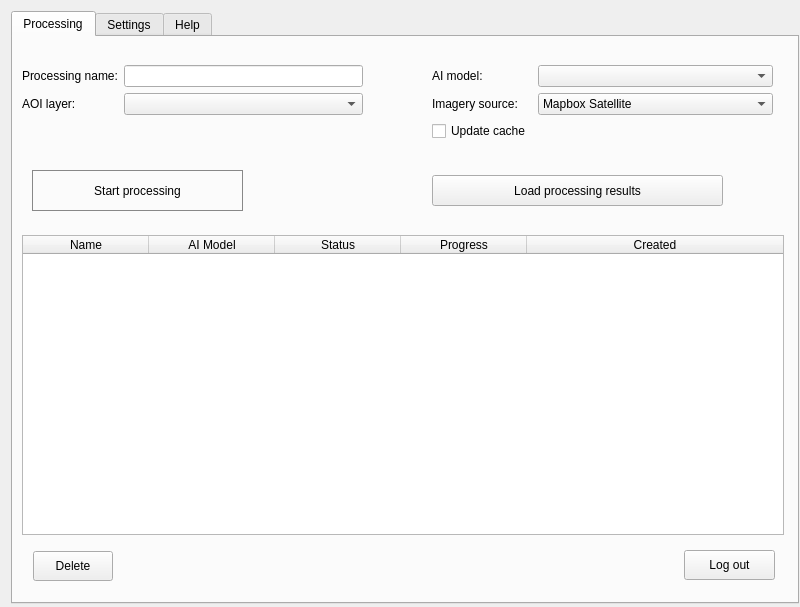
<?xml version="1.0" encoding="UTF-8"?>
<ui version="4.0">
 <class>Dialog</class>
 <widget class="QDialog" name="Dialog">
  <property name="geometry">
   <rect>
    <x>0</x>
    <y>0</y>
    <width>800</width>
    <height>607</height>
   </rect>
  </property>
  <property name="sizePolicy">
   <sizepolicy hsizetype="Fixed" vsizetype="Expanding">
    <horstretch>0</horstretch>
    <verstretch>0</verstretch>
   </sizepolicy>
  </property>
  <property name="minimumSize">
   <size>
    <width>800</width>
    <height>600</height>
   </size>
  </property>
  <property name="maximumSize">
   <size>
    <width>807</width>
    <height>607</height>
   </size>
  </property>
  <property name="windowTitle">
   <string>Geoalert</string>
  </property>
  <property name="sizeGripEnabled">
   <bool>false</bool>
  </property>
  <widget class="QTabWidget" name="tabWidget">
   <property name="geometry">
    <rect>
     <x>11</x>
     <y>11</y>
     <width>788</width>
     <height>593</height>
    </rect>
   </property>
   <property name="sizePolicy">
    <sizepolicy hsizetype="Fixed" vsizetype="Fixed">
     <horstretch>0</horstretch>
     <verstretch>0</verstretch>
    </sizepolicy>
   </property>
   <property name="minimumSize">
    <size>
     <width>785</width>
     <height>585</height>
    </size>
   </property>
   <property name="currentIndex">
    <number>0</number>
   </property>
   <widget class="QWidget" name="processingsTab">
    <attribute name="title">
     <string>Processing</string>
    </attribute>
    <layout class="QGridLayout" name="processingsTabGridLayout">
     <item row="1" column="0">
      <widget class="QWidget" name="widget" native="true">
       <property name="sizePolicy">
        <sizepolicy hsizetype="Expanding" vsizetype="Fixed">
         <horstretch>0</horstretch>
         <verstretch>0</verstretch>
        </sizepolicy>
       </property>
       <property name="minimumSize">
        <size>
         <width>300</width>
         <height>165</height>
        </size>
       </property>
       <widget class="QPushButton" name="ButtonUpload">
        <property name="geometry">
         <rect>
          <x>10</x>
          <y>115</y>
          <width>211</width>
          <height>41</height>
         </rect>
        </property>
        <property name="font">
         <font>
          <weight>50</weight>
          <bold>false</bold>
         </font>
        </property>
        <property name="autoFillBackground">
         <bool>false</bool>
        </property>
        <property name="styleSheet">
         <string notr="true">border: 1px solid #888;</string>
        </property>
        <property name="text">
         <string>Start processing</string>
        </property>
       </widget>
       <widget class="QPushButton" name="ButtonDownload">
        <property name="geometry">
         <rect>
          <x>410</x>
          <y>120</y>
          <width>291</width>
          <height>31</height>
         </rect>
        </property>
        <property name="text">
         <string>Load processing results</string>
        </property>
       </widget>
       <widget class="QWidget" name="layoutWidget">
        <property name="geometry">
         <rect>
          <x>410</x>
          <y>10</y>
          <width>341</width>
          <height>101</height>
         </rect>
        </property>
        <layout class="QFormLayout" name="formLayout_5">
         <item row="0" column="0">
          <widget class="QLabel" name="label_2">
           <property name="text">
            <string>AI model:</string>
           </property>
          </widget>
         </item>
         <item row="0" column="1">
          <widget class="QComboBox" name="ai_model">
           <property name="sizePolicy">
            <sizepolicy hsizetype="Expanding" vsizetype="Fixed">
             <horstretch>0</horstretch>
             <verstretch>0</verstretch>
            </sizepolicy>
           </property>
          </widget>
         </item>
         <item row="1" column="0">
          <widget class="QLabel" name="label_22">
           <property name="text">
            <string>Imagery source:</string>
           </property>
          </widget>
         </item>
         <item row="1" column="1">
          <widget class="QComboBox" name="rasterCombo">
           <property name="sizePolicy">
            <sizepolicy hsizetype="Expanding" vsizetype="Fixed">
             <horstretch>0</horstretch>
             <verstretch>0</verstretch>
            </sizepolicy>
           </property>
           <property name="toolTip">
            <string notr="true"/>
           </property>
           <item>
            <property name="text">
             <string>Mapbox Satellite</string>
            </property>
           </item>
           <item>
            <property name="text">
             <string>Custom (in settings)</string>
            </property>
           </item>
           <item>
            <property name="text">
             <string>Open new .tif</string>
            </property>
           </item>
          </widget>
         </item>
         <item row="2" column="0">
          <widget class="QCheckBox" name="checkUp">
           <property name="text">
            <string>Update cache</string>
           </property>
          </widget>
         </item>
        </layout>
       </widget>
       <widget class="QWidget" name="layoutWidget_2">
        <property name="geometry">
         <rect>
          <x>0</x>
          <y>10</y>
          <width>341</width>
          <height>67</height>
         </rect>
        </property>
        <layout class="QFormLayout" name="formLayout">
         <item row="0" column="0">
          <widget class="QLabel" name="label_9">
           <property name="text">
            <string>Processing name:</string>
           </property>
          </widget>
         </item>
         <item row="0" column="1">
          <widget class="QLineEdit" name="NewLayName">
           <property name="minimumSize">
            <size>
             <width>129</width>
             <height>0</height>
            </size>
           </property>
           <property name="text">
            <string/>
           </property>
          </widget>
         </item>
         <item row="1" column="0">
          <widget class="QLabel" name="label_8">
           <property name="text">
            <string>AOI layer:</string>
           </property>
          </widget>
         </item>
         <item row="1" column="1">
          <widget class="QComboBox" name="polygonCombo"/>
         </item>
        </layout>
       </widget>
      </widget>
     </item>
     <item row="2" column="0">
      <widget class="QTableWidget" name="processingsTable">
       <property name="sizePolicy">
        <sizepolicy hsizetype="Fixed" vsizetype="Minimum">
         <horstretch>0</horstretch>
         <verstretch>0</verstretch>
        </sizepolicy>
       </property>
       <property name="minimumSize">
        <size>
         <width>762</width>
         <height>300</height>
        </size>
       </property>
       <property name="maximumSize">
        <size>
         <width>16777215</width>
         <height>300</height>
        </size>
       </property>
       <property name="baseSize">
        <size>
         <width>0</width>
         <height>0</height>
        </size>
       </property>
       <property name="mouseTracking">
        <bool>false</bool>
       </property>
       <property name="focusPolicy">
        <enum>Qt::NoFocus</enum>
       </property>
       <property name="sizeAdjustPolicy">
        <enum>QAbstractScrollArea::AdjustIgnored</enum>
       </property>
       <property name="editTriggers">
        <set>QAbstractItemView::NoEditTriggers</set>
       </property>
       <property name="alternatingRowColors">
        <bool>true</bool>
       </property>
       <property name="selectionBehavior">
        <enum>QAbstractItemView::SelectRows</enum>
       </property>
       <property name="sortingEnabled">
        <bool>true</bool>
       </property>
       <property name="columnCount">
        <number>5</number>
       </property>
       <attribute name="horizontalHeaderCascadingSectionResizes">
        <bool>false</bool>
       </attribute>
       <attribute name="horizontalHeaderMinimumSectionSize">
        <number>67</number>
       </attribute>
       <attribute name="horizontalHeaderDefaultSectionSize">
        <number>126</number>
       </attribute>
       <attribute name="horizontalHeaderShowSortIndicator" stdset="0">
        <bool>true</bool>
       </attribute>
       <attribute name="horizontalHeaderStretchLastSection">
        <bool>true</bool>
       </attribute>
       <column>
        <property name="text">
         <string>Name</string>
        </property>
        <property name="textAlignment">
         <set>AlignCenter</set>
        </property>
       </column>
       <column>
        <property name="text">
         <string>AI Model</string>
        </property>
        <property name="textAlignment">
         <set>AlignCenter</set>
        </property>
       </column>
       <column>
        <property name="text">
         <string>Status</string>
        </property>
        <property name="textAlignment">
         <set>AlignCenter</set>
        </property>
       </column>
       <column>
        <property name="text">
         <string>Progress</string>
        </property>
        <property name="textAlignment">
         <set>AlignCenter</set>
        </property>
       </column>
       <column>
        <property name="text">
         <string>Created</string>
        </property>
        <property name="textAlignment">
         <set>AlignCenter</set>
        </property>
       </column>
      </widget>
     </item>
     <item row="3" column="0">
      <widget class="QWidget" name="processingsController" native="true">
       <property name="sizePolicy">
        <sizepolicy hsizetype="MinimumExpanding" vsizetype="Fixed">
         <horstretch>0</horstretch>
         <verstretch>0</verstretch>
        </sizepolicy>
       </property>
       <property name="minimumSize">
        <size>
         <width>0</width>
         <height>34</height>
        </size>
       </property>
       <property name="sizeIncrement">
        <size>
         <width>0</width>
         <height>0</height>
        </size>
       </property>
       <property name="baseSize">
        <size>
         <width>0</width>
         <height>0</height>
        </size>
       </property>
       <widget class="QPushButton" name="ButtonDel">
        <property name="geometry">
         <rect>
          <x>11</x>
          <y>1</y>
          <width>80</width>
          <height>30</height>
         </rect>
        </property>
        <property name="styleSheet">
         <string notr="true"/>
        </property>
        <property name="text">
         <string>Delete</string>
        </property>
       </widget>
       <widget class="QPushButton" name="logoutButton">
        <property name="geometry">
         <rect>
          <x>662</x>
          <y>0</y>
          <width>91</width>
          <height>30</height>
         </rect>
        </property>
        <property name="visible">
         <bool>true</bool>
        </property>
        <property name="styleSheet">
         <string notr="true"/>
        </property>
        <property name="text">
         <string>Log out</string>
        </property>
       </widget>
      </widget>
     </item>
    </layout>
   </widget>
   <widget class="QWidget" name="tab_4">
    <attribute name="title">
     <string>Settings</string>
    </attribute>
    <widget class="QWidget" name="widget_4" native="true">
     <property name="geometry">
      <rect>
       <x>20</x>
       <y>12</y>
       <width>761</width>
       <height>205</height>
      </rect>
     </property>
     <property name="sizePolicy">
      <sizepolicy hsizetype="Preferred" vsizetype="Fixed">
       <horstretch>0</horstretch>
       <verstretch>0</verstretch>
      </sizepolicy>
     </property>
     <property name="minimumSize">
      <size>
       <width>0</width>
       <height>205</height>
      </size>
     </property>
     <widget class="QCheckBox" name="custom_provider_limit_zoom">
      <property name="enabled">
       <bool>true</bool>
      </property>
      <property name="geometry">
       <rect>
        <x>610</x>
        <y>130</y>
        <width>141</width>
        <height>20</height>
       </rect>
      </property>
      <property name="text">
       <string>Max zoom 14</string>
      </property>
      <property name="checked">
       <bool>true</bool>
      </property>
     </widget>
     <widget class="QPushButton" name="button_preview">
      <property name="geometry">
       <rect>
        <x>630</x>
        <y>80</y>
        <width>91</width>
        <height>41</height>
       </rect>
      </property>
      <property name="text">
       <string>Preview</string>
      </property>
     </widget>
     <widget class="QCheckBox" name="custom_provider_save_auth">
      <property name="geometry">
       <rect>
        <x>340</x>
        <y>162</y>
        <width>201</width>
        <height>20</height>
       </rect>
      </property>
      <property name="text">
       <string>Save Login/Password</string>
      </property>
     </widget>
     <widget class="Line" name="line_5">
      <property name="geometry">
       <rect>
        <x>5</x>
        <y>52</y>
        <width>751</width>
        <height>16</height>
       </rect>
      </property>
      <property name="orientation">
       <enum>Qt::Horizontal</enum>
      </property>
     </widget>
     <widget class="QWidget" name="layoutWidget">
      <property name="geometry">
       <rect>
        <x>10</x>
        <y>70</y>
        <width>571</width>
        <height>54</height>
       </rect>
      </property>
      <layout class="QGridLayout" name="gridLayout_2">
       <property name="horizontalSpacing">
        <number>30</number>
       </property>
       <property name="verticalSpacing">
        <number>2</number>
       </property>
       <item row="0" column="0">
        <widget class="QLabel" name="label_34">
         <property name="text">
          <string>Custom imagery provider URL:</string>
         </property>
        </widget>
       </item>
       <item row="0" column="1">
        <widget class="QLabel" name="label_29">
         <property name="text">
          <string>Source type:</string>
         </property>
        </widget>
       </item>
       <item row="1" column="0">
        <widget class="QLineEdit" name="custom_provider_url">
         <property name="text">
          <string/>
         </property>
        </widget>
       </item>
       <item row="1" column="1">
        <widget class="QComboBox" name="custom_provider_type">
         <property name="toolTip">
          <string notr="true"/>
         </property>
         <item>
          <property name="text">
           <string notr="true">xyz</string>
          </property>
         </item>
         <item>
          <property name="text">
           <string>tms</string>
          </property>
         </item>
         <item>
          <property name="text">
           <string>wms</string>
          </property>
         </item>
        </widget>
       </item>
      </layout>
     </widget>
     <widget class="QWidget" name="layoutWidget">
      <property name="geometry">
       <rect>
        <x>10</x>
        <y>133</y>
        <width>320</width>
        <height>67</height>
       </rect>
      </property>
      <layout class="QFormLayout" name="formLayout_2">
       <item row="0" column="0">
        <widget class="QLabel" name="label_46">
         <property name="text">
          <string>Login:</string>
         </property>
        </widget>
       </item>
       <item row="0" column="1">
        <widget class="QLineEdit" name="custom_provider_login">
         <property name="text">
          <string/>
         </property>
        </widget>
       </item>
       <item row="1" column="0">
        <widget class="QLabel" name="label_45">
         <property name="text">
          <string>Password:</string>
         </property>
        </widget>
       </item>
       <item row="1" column="1">
        <widget class="QgsPasswordLineEdit" name="custom_provider_password">
         <property name="text">
          <string/>
         </property>
        </widget>
       </item>
      </layout>
     </widget>
     <widget class="QWidget" name="layoutWidget">
      <property name="geometry">
       <rect>
        <x>13</x>
        <y>0</y>
        <width>481</width>
        <height>51</height>
       </rect>
      </property>
      <layout class="QHBoxLayout" name="horizontalLayout">
       <property name="spacing">
        <number>7</number>
       </property>
       <item>
        <widget class="QLabel" name="label_28">
         <property name="text">
          <string>Output directory:</string>
         </property>
        </widget>
       </item>
       <item>
        <widget class="QLineEdit" name="output_directory"/>
       </item>
       <item>
        <widget class="QPushButton" name="but_dir">
         <property name="text">
          <string>...</string>
         </property>
        </widget>
       </item>
      </layout>
     </widget>
    </widget>
    <widget class="QFrame" name="frame">
     <property name="enabled">
      <bool>true</bool>
     </property>
     <property name="geometry">
      <rect>
       <x>20</x>
       <y>246</y>
       <width>681</width>
       <height>300</height>
      </rect>
     </property>
     <property name="minimumSize">
      <size>
       <width>0</width>
       <height>280</height>
      </size>
     </property>
     <property name="frameShape">
      <enum>QFrame::StyledPanel</enum>
     </property>
     <property name="frameShadow">
      <enum>QFrame::Raised</enum>
     </property>
     <widget class="QWidget" name="widget_3" native="true">
      <property name="geometry">
       <rect>
        <x>13</x>
        <y>13</y>
        <width>531</width>
        <height>111</height>
       </rect>
      </property>
      <property name="sizePolicy">
       <sizepolicy hsizetype="Preferred" vsizetype="Fixed">
        <horstretch>0</horstretch>
        <verstretch>0</verstretch>
       </sizepolicy>
      </property>
      <property name="minimumSize">
       <size>
        <width>0</width>
        <height>90</height>
       </size>
      </property>
      <widget class="QPushButton" name="ButWFS">
       <property name="geometry">
        <rect>
         <x>330</x>
         <y>50</y>
         <width>191</width>
         <height>31</height>
        </rect>
       </property>
       <property name="text">
        <string>Get image metadata</string>
       </property>
      </widget>
      <widget class="QPushButton" name="maxarStandardURL">
       <property name="geometry">
        <rect>
         <x>360</x>
         <y>0</y>
         <width>121</width>
         <height>31</height>
        </rect>
       </property>
       <property name="text">
        <string>Get URL</string>
       </property>
      </widget>
      <widget class="QWidget" name="layoutWidget">
       <property name="geometry">
        <rect>
         <x>0</x>
         <y>0</y>
         <width>321</width>
         <height>101</height>
        </rect>
       </property>
       <layout class="QFormLayout" name="formLayout_3">
        <property name="verticalSpacing">
         <number>2</number>
        </property>
        <item row="0" column="0">
         <widget class="QLabel" name="label_50">
          <property name="text">
           <string>Connect ID:</string>
          </property>
         </widget>
        </item>
        <item row="0" column="1">
         <widget class="QLineEdit" name="connectID">
          <property name="text">
           <string/>
          </property>
         </widget>
        </item>
        <item row="1" column="0">
         <widget class="QLabel" name="label_51">
          <property name="text">
           <string>Feature ID:</string>
          </property>
         </widget>
        </item>
        <item row="1" column="1">
         <widget class="QLineEdit" name="featureID">
          <property name="text">
           <string/>
          </property>
         </widget>
        </item>
        <item row="2" column="0">
         <widget class="QLabel" name="label_53">
          <property name="text">
           <string>AOI layer:</string>
          </property>
         </widget>
        </item>
        <item row="2" column="1">
         <widget class="QgsMapLayerComboBox" name="VMapLayerComboBox"/>
        </item>
       </layout>
       <zorder>label_50</zorder>
       <zorder>connectID</zorder>
       <zorder>label_51</zorder>
       <zorder>featureID</zorder>
       <zorder>VMapLayerComboBox</zorder>
       <zorder>label_53</zorder>
      </widget>
     </widget>
     <widget class="QTableWidget" name="tabListRast">
      <property name="geometry">
       <rect>
        <x>13</x>
        <y>120</y>
        <width>531</width>
        <height>180</height>
       </rect>
      </property>
      <property name="sizePolicy">
       <sizepolicy hsizetype="Preferred" vsizetype="Preferred">
        <horstretch>0</horstretch>
        <verstretch>0</verstretch>
       </sizepolicy>
      </property>
      <property name="mouseTracking">
       <bool>false</bool>
      </property>
     </widget>
    </widget>
    <widget class="QWidget" name="layoutWidget">
     <property name="geometry">
      <rect>
       <x>30</x>
       <y>209</y>
       <width>351</width>
       <height>31</height>
      </rect>
     </property>
     <layout class="QHBoxLayout" name="horizontalLayout_2">
      <item>
       <widget class="QCheckBox" name="checkMaxar">
        <property name="enabled">
         <bool>true</bool>
        </property>
        <property name="text">
         <string>Maxar SecureWatch:</string>
        </property>
        <property name="checked">
         <bool>false</bool>
        </property>
       </widget>
      </item>
      <item>
       <widget class="QLabel" name="label_3">
        <property name="text">
         <string>&lt;html&gt;&lt;head/&gt;&lt;body&gt;&lt;p&gt;&lt;a href=&quot;https://docs.mapflow.ai/docs_api/qgis_mapflow.html#how-to-connect-to-maxar-securewatch&quot;&gt;&lt;span style=&quot; text-decoration: underline; color:#0057ae;&quot;&gt;How to connect?&lt;/span&gt;&lt;/a&gt;&lt;/p&gt;&lt;/body&gt;&lt;/html&gt;</string>
        </property>
        <property name="textFormat">
         <enum>Qt::AutoText</enum>
        </property>
        <property name="wordWrap">
         <bool>true</bool>
        </property>
        <property name="openExternalLinks">
         <bool>true</bool>
        </property>
       </widget>
      </item>
     </layout>
    </widget>
   </widget>
   <widget class="QWidget" name="tab">
    <attribute name="title">
     <string>Help</string>
    </attribute>
    <layout class="QGridLayout" name="gridLayout_3">
     <item row="0" column="0">
      <widget class="QScrollArea" name="scrollArea">
       <property name="sizePolicy">
        <sizepolicy hsizetype="Expanding" vsizetype="Expanding">
         <horstretch>0</horstretch>
         <verstretch>1</verstretch>
        </sizepolicy>
       </property>
       <property name="widgetResizable">
        <bool>true</bool>
       </property>
       <widget class="QWidget" name="scrollAreaWidgetContents">
        <property name="geometry">
         <rect>
          <x>0</x>
          <y>0</y>
          <width>760</width>
          <height>531</height>
         </rect>
        </property>
        <widget class="QLabel" name="label_4">
         <property name="geometry">
          <rect>
           <x>20</x>
           <y>10</y>
           <width>531</width>
           <height>291</height>
          </rect>
         </property>
         <property name="text">
          <string>&lt;html&gt;&lt;head/&gt;&lt;body&gt;
&lt;div style=&quot;margin:30px; background-color: #e7f2fa&quot;&gt;&lt;p&gt;This application requires access to &lt;a href=&quot;http://mapflow.ai/&quot;&gt;Mapflow.ai&lt;/a&gt; Processing API. To obtain credentials, please, send us a request to help@geoalert.io&lt;/p&gt;&lt;/div&gt;
&lt;h2 style=&quot;margin:30px;&quot;&gt;How to use the plugin&lt;/h2&gt;
&lt;ul&gt;
&lt;li&gt;&lt;a href=&quot;https://docs.mapflow.ai/docs_api/qgis_mapflow.html#how-to-install-the-plugin&quot;&gt;&lt;span style=&quot; text-decoration: underline; color:#0057ae;&quot;&gt;Installation guide&lt;/span&gt;&lt;/a&gt;&lt;/li&gt;
&lt;li&gt;&lt;a href=&quot;https://docs.mapflow.ai/docs_api/qgis_mapflow.html#user-interface&quot;&gt;&lt;span style=&quot; text-decoration: underline; color:#0057ae;&quot;&gt;User Interface walkthrough&lt;/span&gt;&lt;/a&gt;&lt;/li&gt;
&lt;li&gt;&lt;a href=&quot;https://docs.mapflow.ai/docs_api/qgis_mapflow.html#how-to-use-other-imagery-services&quot;&gt;&lt;span style=&quot; text-decoration: underline; color:#0057ae;&quot;&gt;How to use a different imagery tileset&lt;/span&gt;&lt;/a&gt;&lt;/li&gt;
&lt;li&gt;&lt;a href=&quot;https://docs.mapflow.ai/docs_api/qgis_mapflow.html#how-to-connect-to-maxar-securewatch&quot;&gt;&lt;span style=&quot; text-decoration: underline; color:#0057ae;&quot;&gt;How to connect to Maxar SercureWatch&lt;/span&gt;&lt;/a&gt;&lt;/li&gt;
&lt;li&gt;&lt;a href=&quot;https://docs.mapflow.ai/docs_api/qgis_mapflow.html#how-to-process-your-own-imagery-data&quot;&gt;&lt;span style=&quot; text-decoration: underline; color:#0057ae;&quot;&gt;How to process your own image&lt;/span&gt;&lt;/a&gt;&lt;/li&gt;
&lt;/ul&gt;
&lt;/body&gt;&lt;/html&gt;</string>
         </property>
         <property name="textFormat">
          <enum>Qt::AutoText</enum>
         </property>
         <property name="wordWrap">
          <bool>true</bool>
         </property>
         <property name="openExternalLinks">
          <bool>true</bool>
         </property>
        </widget>
       </widget>
      </widget>
     </item>
    </layout>
   </widget>
  </widget>
  <widget class="QWidget" name="layoutWidget">
   <property name="geometry">
    <rect>
     <x>0</x>
     <y>0</y>
     <width>2</width>
     <height>2</height>
    </rect>
   </property>
   <layout class="QFormLayout" name="formLayout_6"/>
  </widget>
 </widget>
 <customwidgets>
  <customwidget>
   <class>QgsMapLayerComboBox</class>
   <extends>QComboBox</extends>
   <header>qgsmaplayercombobox.h</header>
  </customwidget>
  <customwidget>
   <class>QgsPasswordLineEdit</class>
   <extends>QLineEdit</extends>
   <header>qgspasswordlineedit.h</header>
  </customwidget>
 </customwidgets>
 <tabstops>
  <tabstop>rasterCombo</tabstop>
  <tabstop>processingsTable</tabstop>
  <tabstop>custom_provider_url</tabstop>
  <tabstop>custom_provider_type</tabstop>
  <tabstop>button_preview</tabstop>
  <tabstop>custom_provider_limit_zoom</tabstop>
  <tabstop>custom_provider_login</tabstop>
  <tabstop>custom_provider_password</tabstop>
  <tabstop>custom_provider_save_auth</tabstop>
  <tabstop>checkMaxar</tabstop>
  <tabstop>connectID</tabstop>
  <tabstop>maxarStandardURL</tabstop>
  <tabstop>VMapLayerComboBox</tabstop>
  <tabstop>ButWFS</tabstop>
 </tabstops>
 <resources/>
 <connections/>
</ui>
